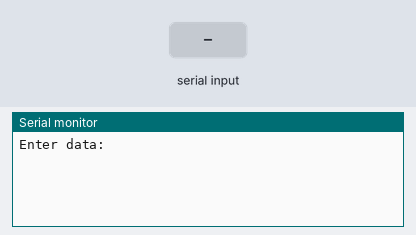
This sketch was run on a simulated Arduino Uno, built with avr-gcc and run on an emulated ATmega328P. On the bench: the last lines printed to the serial monitor. Inputs (shaded band) come from the test bench.

Above: at 1.2 s.
1.3 s: "1" received over Serial
At 3.0 s:
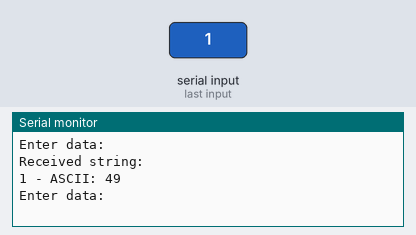
3.8 s: "0" received over Serial
At 5.2 s:
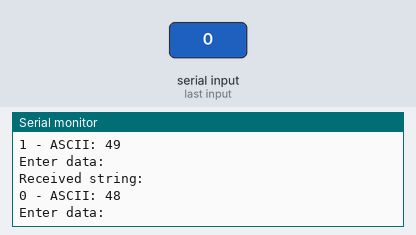
5.3 s: "2" received over Serial
At 7.2 s:
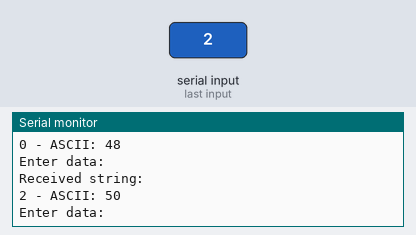

Measured:
- after the input at 1.3 s, the serial monitor: prints a new line after 1.0 s (image 1)
- after the input at 3.8 s, the serial monitor: prints a new line after 1.0 s (image 2)
- after the input at 5.3 s, the serial monitor: prints a new line after 1.0 s (image 3)

The sketch:

assignment2_1a.ino
```cpp
void setup() {
  Serial.begin(9600);
}

void loop() {
  Serial.println("Enter data:");

  // Wait for input from the serial monitor
  while (Serial.available() == 0) {}

  // Read the incoming string from serial input
  String incomingString = Serial.readString();
  incomingString.trim(); // Remove any whitespace

  Serial.println("Received string:");

  // Iterate through each character of the string
  for (int i = 0; i < incomingString.length(); i++) {
    char c = incomingString.charAt(i);
    Serial.print(c);
    Serial.print(" - ASCII: ");
    Serial.println((int)c);
  }
}
```
